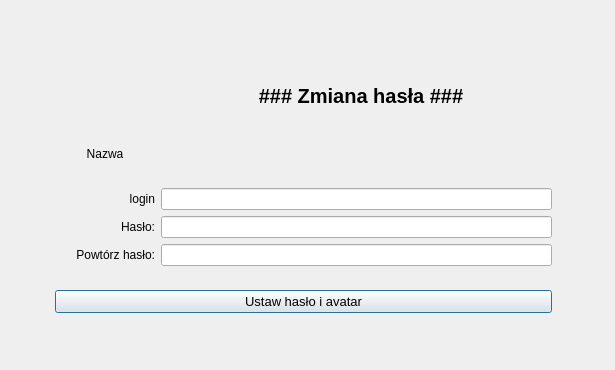
<?xml version="1.0" encoding="UTF-8"?>
<ui version="4.0">
 <class>ActivationInterfaceDialog</class>
 <widget class="QDialog" name="ActivationInterfaceDialog">
  <property name="geometry">
   <rect>
    <x>0</x>
    <y>0</y>
    <width>615</width>
    <height>370</height>
   </rect>
  </property>
  <property name="minimumSize">
   <size>
    <width>0</width>
    <height>0</height>
   </size>
  </property>
  <property name="maximumSize">
   <size>
    <width>615</width>
    <height>370</height>
   </size>
  </property>
  <property name="windowTitle">
   <string>JaroEliCall  -  aktywacja konta</string>
  </property>
  <layout class="QGridLayout" name="gridLayout">
   <item row="1" column="3">
    <spacer name="horizontal_spacer_1">
     <property name="orientation">
      <enum>Qt::Horizontal</enum>
     </property>
     <property name="sizeHint" stdset="0">
      <size>
       <width>40</width>
       <height>20</height>
      </size>
     </property>
    </spacer>
   </item>
   <item row="0" column="2">
    <widget class="QLabel" name="label_form_name">
     <property name="minimumSize">
      <size>
       <width>400</width>
       <height>0</height>
      </size>
     </property>
     <property name="font">
      <font>
       <pointsize>15</pointsize>
       <weight>75</weight>
       <bold>true</bold>
      </font>
     </property>
     <property name="text">
      <string>&lt;html&gt;&lt;head/&gt;&lt;body&gt;&lt;p&gt;### Zmiana hasła ###&lt;/p&gt;&lt;/body&gt;&lt;/html&gt;</string>
     </property>
     <property name="alignment">
      <set>Qt::AlignCenter</set>
     </property>
    </widget>
   </item>
   <item row="0" column="1">
    <layout class="QVBoxLayout" name="vertical_layout_1">
     <property name="spacing">
      <number>6</number>
     </property>
     <property name="topMargin">
      <number>9</number>
     </property>
     <item>
      <widget class="QLabel" name="label_avatar">
       <property name="minimumSize">
        <size>
         <width>100</width>
         <height>100</height>
        </size>
       </property>
       <property name="maximumSize">
        <size>
         <width>100</width>
         <height>100</height>
        </size>
       </property>
       <property name="text">
        <string/>
       </property>
       <property name="pixmap">
        <pixmap>../resources/avatars/croupier-1.png</pixmap>
       </property>
       <property name="scaledContents">
        <bool>true</bool>
       </property>
       <property name="alignment">
        <set>Qt::AlignCenter</set>
       </property>
       <property name="margin">
        <number>0</number>
       </property>
       <property name="indent">
        <number>0</number>
       </property>
      </widget>
     </item>
     <item>
      <widget class="QLabel" name="label_avatar_name">
       <property name="maximumSize">
        <size>
         <width>200</width>
         <height>16777215</height>
        </size>
       </property>
       <property name="text">
        <string>Nazwa</string>
       </property>
       <property name="alignment">
        <set>Qt::AlignCenter</set>
       </property>
      </widget>
     </item>
    </layout>
   </item>
   <item row="1" column="1" colspan="2">
    <layout class="QFormLayout" name="formLayout">
     <property name="rightMargin">
      <number>9</number>
     </property>
     <property name="bottomMargin">
      <number>18</number>
     </property>
     <item row="0" column="0">
      <widget class="QLabel" name="label_login">
       <property name="minimumSize">
        <size>
         <width>100</width>
         <height>0</height>
        </size>
       </property>
       <property name="text">
        <string>login</string>
       </property>
       <property name="alignment">
        <set>Qt::AlignRight|Qt::AlignTrailing|Qt::AlignVCenter</set>
       </property>
      </widget>
     </item>
     <item row="0" column="1">
      <widget class="QLineEdit" name="line_edit_login">
       <property name="maxLength">
        <number>20</number>
       </property>
      </widget>
     </item>
     <item row="1" column="0">
      <widget class="QLabel" name="label_password">
       <property name="sizePolicy">
        <sizepolicy hsizetype="Preferred" vsizetype="Minimum">
         <horstretch>0</horstretch>
         <verstretch>0</verstretch>
        </sizepolicy>
       </property>
       <property name="minimumSize">
        <size>
         <width>100</width>
         <height>0</height>
        </size>
       </property>
       <property name="text">
        <string>Hasło:</string>
       </property>
       <property name="alignment">
        <set>Qt::AlignRight|Qt::AlignTrailing|Qt::AlignVCenter</set>
       </property>
      </widget>
     </item>
     <item row="1" column="1">
      <widget class="QLineEdit" name="line_edit_password">
       <property name="sizePolicy">
        <sizepolicy hsizetype="Expanding" vsizetype="Minimum">
         <horstretch>0</horstretch>
         <verstretch>0</verstretch>
        </sizepolicy>
       </property>
       <property name="minimumSize">
        <size>
         <width>0</width>
         <height>0</height>
        </size>
       </property>
       <property name="maxLength">
        <number>20</number>
       </property>
       <property name="echoMode">
        <enum>QLineEdit::Password</enum>
       </property>
      </widget>
     </item>
     <item row="2" column="0">
      <widget class="QLabel" name="label_repeat_password">
       <property name="minimumSize">
        <size>
         <width>100</width>
         <height>0</height>
        </size>
       </property>
       <property name="text">
        <string>Powtórz hasło:</string>
       </property>
       <property name="alignment">
        <set>Qt::AlignRight|Qt::AlignTrailing|Qt::AlignVCenter</set>
       </property>
      </widget>
     </item>
     <item row="2" column="1">
      <widget class="QLineEdit" name="line_edit_repeat_password">
       <property name="maxLength">
        <number>20</number>
       </property>
       <property name="echoMode">
        <enum>QLineEdit::Password</enum>
       </property>
      </widget>
     </item>
     <item row="3" column="0" colspan="2">
      <layout class="QHBoxLayout" name="horizontal_layout_5">
       <property name="spacing">
        <number>0</number>
       </property>
       <property name="leftMargin">
        <number>0</number>
       </property>
       <property name="topMargin">
        <number>18</number>
       </property>
       <property name="rightMargin">
        <number>0</number>
       </property>
       <property name="bottomMargin">
        <number>0</number>
       </property>
       <item>
        <widget class="QPushButton" name="push_button_change_password">
         <property name="sizePolicy">
          <sizepolicy hsizetype="Expanding" vsizetype="Fixed">
           <horstretch>0</horstretch>
           <verstretch>0</verstretch>
          </sizepolicy>
         </property>
         <property name="font">
          <font>
           <pointsize>10</pointsize>
          </font>
         </property>
         <property name="text">
          <string>Ustaw hasło i avatar</string>
         </property>
        </widget>
       </item>
      </layout>
     </item>
    </layout>
   </item>
   <item row="0" column="0">
    <spacer name="horizontal_spacer_2">
     <property name="orientation">
      <enum>Qt::Horizontal</enum>
     </property>
     <property name="sizeHint" stdset="0">
      <size>
       <width>40</width>
       <height>20</height>
      </size>
     </property>
    </spacer>
   </item>
  </layout>
 </widget>
 <tabstops>
  <tabstop>line_edit_password</tabstop>
 </tabstops>
 <resources/>
 <connections/>
</ui>
